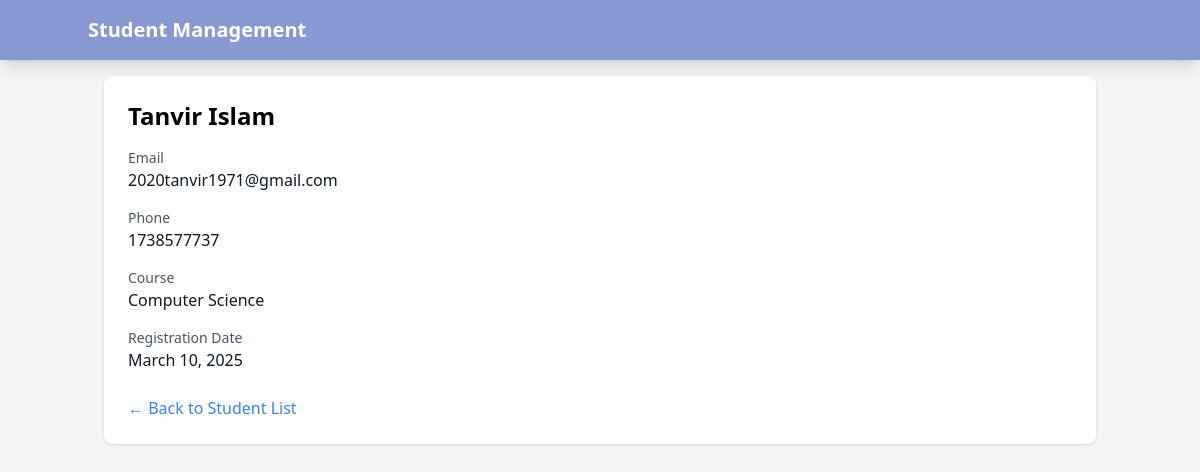
/1/, run on the app's committed database.
### students/models.py (models this page shows, shortened)
class Student(models.Model):
    COURSE_CHOICES = [
        ('CS', 'Computer Science'),
        ('ENG', 'Engineering'),
        ('BUS', 'Business'),
    ]
    name = models.CharField(max_length=100)
    email = models.EmailField(unique=True)
    phone = models.CharField(max_length=15)
    course = models.CharField(max_length=3, choices=COURSE_CHOICES)
    created_at = models.DateTimeField(auto_now_add=True)

### students/views.py (the view)
# urls.py: path('<int:pk>/', StudentDetailView.as_view(), name='student-detail'),
class StudentDetailView(DetailView):
    model = Student
    template_name = 'students/detail.html'

### students/templates/students/detail.html
{% extends 'base.html' %}
{% block content %}
<div class="bg-white p-6 rounded-lg shadow"
     x-init="gsap.from($el, {
         duration: 0.6,
         opacity: 0,
         x: -30,
         ease: 'power2.out'
     })">
    <h2 class="text-2xl font-bold mb-4">{{ student.name }}</h2>
    <div class="space-y-4">
        <div>
            <p class="text-sm text-gray-600">Email</p>
            <p class="text-gray-900">{{ student.email }}</p>
        </div>
        <div>
            <p class="text-sm text-gray-600">Phone</p>
            <p class="text-gray-900">{{ student.phone }}</p>
        </div>
        <div>
            <p class="text-sm text-gray-600">Course</p>
            <p class="text-gray-900">{{ student.get_course_display }}</p>
        </div>
        <div>
            <p class="text-sm text-gray-600">Registration Date</p>
            <p class="text-gray-900">{{ student.created_at|date:"F j, Y" }}</p>
        </div>
    </div>
    <div class="mt-6">
        <a href="{% url 'student-list' %}"
           class="text-blue-500 hover:text-blue-700 transition-colors">
            ← Back to Student List
        </a>
    </div>
</div>
{% endblock %}

### data on the page
Student: name "Tanvir Islam", email "2020tanvir1971@gmail.com", phone "1738577737", course "Computer Science", created_at "March 10, 2025"
